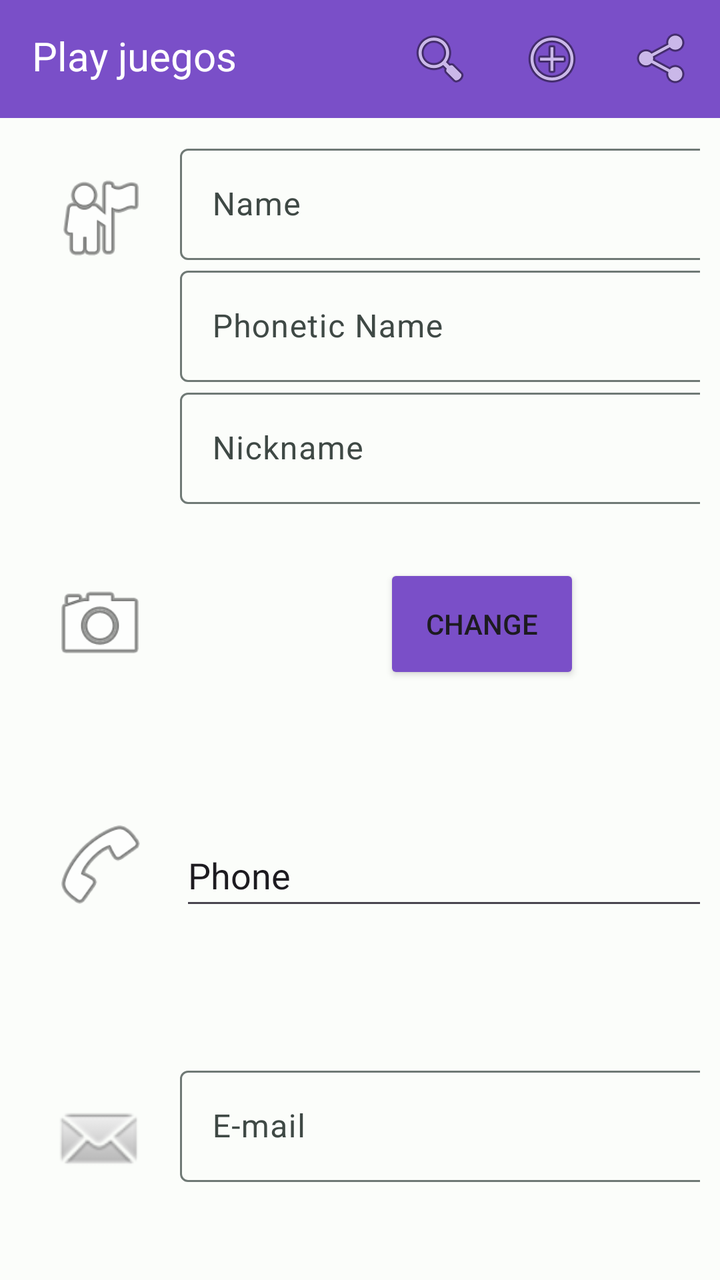
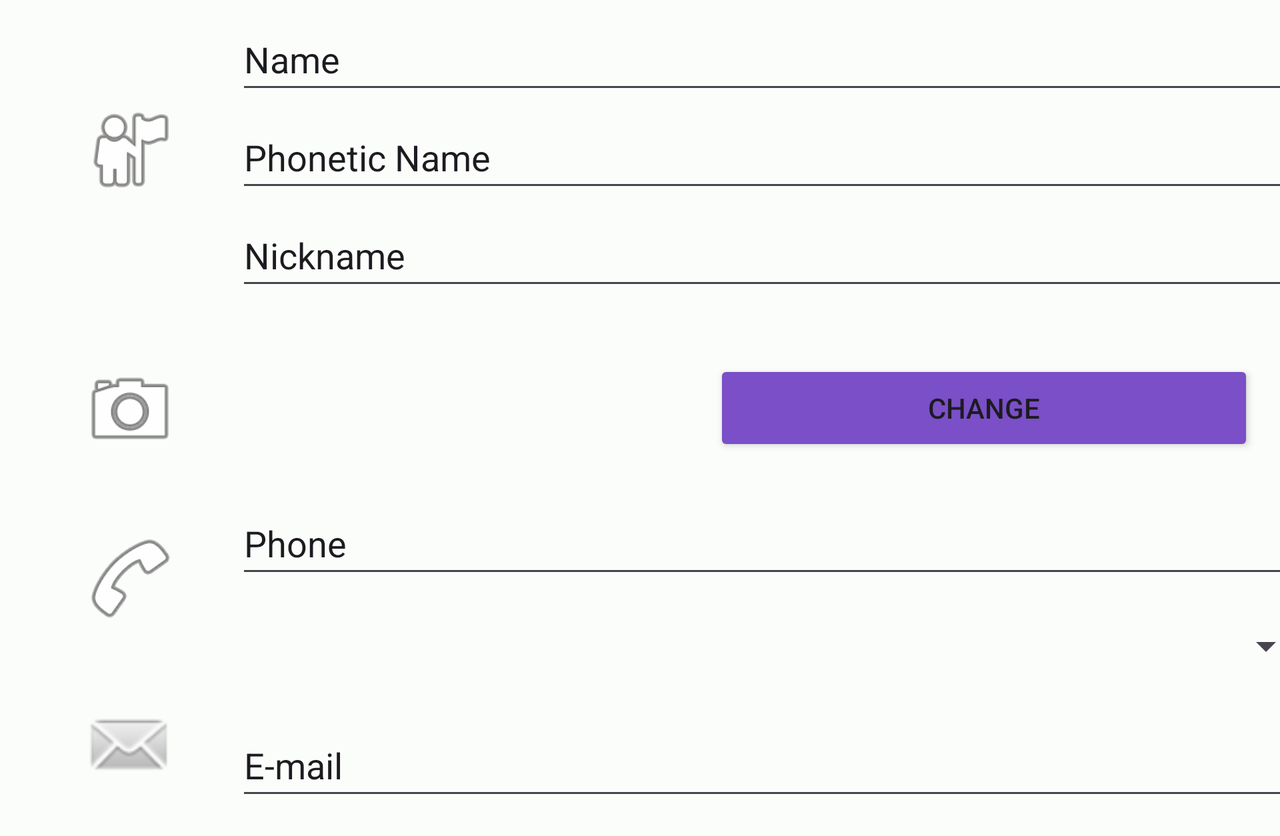

Compare how this app lays out the same screen by default and in its alternative resource folder. The renders come first, then the two layout files and the values they reference.
<!-- AndroidManifest.xml: application theme Base.Theme.Ejercicio1DI -->
<!-- res/layout/activity_new_player.xml -->
<?xml version="1.0" encoding="utf-8"?>
<ScrollView xmlns:android="http://schemas.android.com/apk/res/android"
    xmlns:app="http://schemas.android.com/apk/res-auto"
    xmlns:tools="http://schemas.android.com/tools"
    android:layout_width="match_parent"
    android:layout_height="match_parent"
    android:layout_weight="1"
    android:contentDescription="@android:string/copyUrl"
    >


    <TableLayout
        android:layout_width="match_parent"
        android:layout_height="wrap_content">

        <TableRow>

            <androidx.appcompat.widget.Toolbar
                android:id="@+id/toolbar"
                android:layout_width="0dp"
                android:layout_height="59dp"
                android:layout_weight="@integer/material_motion_duration_long_2"
                android:background="@color/ColorBoton"
                android:minHeight="40dp">

                <TextView
                    android:layout_width="150dp"
                    android:layout_height="30dp"
                    android:text="Play juegos"
                    android:textSize="20dp"
                    android:textColor="@color/white">
                </TextView>

                <ImageButton
                    android:id="@+id/imageButton7"
                    android:layout_width="wrap_content"
                    android:layout_height="wrap_content"
                    android:layout_gravity="right"
                    android:backgroundTint="#00FFFFFF"
                    app:srcCompat="@android:drawable/ic_menu_share" />

                <ImageButton
                    android:id="@+id/imageButton8"
                    android:layout_width="wrap_content"
                    android:layout_height="wrap_content"
                    android:layout_gravity="right"
                    android:backgroundTint="#00FFFFFF"
                    app:srcCompat="@android:drawable/ic_menu_add" />

                <ImageButton
                    android:id="@+id/imageButton9"
                    android:layout_width="wrap_content"
                    android:layout_height="wrap_content"
                    android:layout_gravity="right"
                    android:backgroundTint="#00FFFFFF"
                    app:srcCompat="@android:drawable/ic_menu_search" />
            </androidx.appcompat.widget.Toolbar>




        </TableRow>
        <TableRow
            android:layout_width="match_parent"
            android:layout_height="wrap_content"
            android:layout_marginTop="10dp"
            android:layout_marginBottom="10dp"
            android:layout_marginLeft="10dp"
            android:layout_marginRight="10dp">

            <ImageView
                android:id="@+id/imageView"
                android:layout_width="50dp"
                android:layout_height="50dp"
                android:scrollbarTrackVertical="@android:drawable/ic_menu_compass"
                android:src="@android:drawable/ic_menu_myplaces"
                android:layout_margin="15dp"/>

            <LinearLayout
                android:layout_width="match_parent"
                android:layout_height="wrap_content"
                android:orientation="vertical">

                <com.google.android.material.textfield.TextInputLayout
                    android:layout_width="match_parent"
                    android:layout_height="wrap_content">

                    <com.google.android.material.textfield.TextInputEditText
                        android:id="@+id/editTextText4"
                        android:layout_width="match_parent"
                        android:layout_height="wrap_content"
                        android:hint="@string/name"
                        android:inputType="text" />

                </com.google.android.material.textfield.TextInputLayout>

                <com.google.android.material.textfield.TextInputLayout
                    android:layout_width="match_parent"
                    android:layout_height="wrap_content">

                    <com.google.android.material.textfield.TextInputEditText
                        android:id="@+id/editTextText5"
                        android:layout_width="match_parent"
                        android:layout_height="wrap_content"
                        android:hint="@string/phonetic_name"
                        android:inputType="text" />

                </com.google.android.material.textfield.TextInputLayout>

                <com.google.android.material.textfield.TextInputLayout
                    android:layout_width="match_parent"
                    android:layout_height="wrap_content">

                    <com.google.android.material.textfield.TextInputEditText
                        android:id="@+id/editTextText6"
                        android:layout_width="match_parent"
                        android:layout_height="wrap_content"
                        android:hint="@string/nickname"
                        android:inputType="text" />

                </com.google.android.material.textfield.TextInputLayout>

            </LinearLayout>

        </TableRow>

        <TableRow
            android:layout_width="211dp"
            android:layout_height="match_parent"
            android:layout_marginLeft="10dp"
            android:layout_marginRight="10dp"
            android:layout_marginBottom="10dp"
            android:layout_marginTop="10dp">

            <ImageView
                android:id="@+id/imageView6"
                android:layout_width="48dp"
                android:layout_height="50dp"
                android:layout_margin="15dp"
                app:srcCompat="@android:drawable/ic_menu_camera" />

            <ImageView
                android:id="@+id/imageView3"
                android:layout_width="wrap_content"
                android:layout_height="100dp"
                android:layout_weight="1"
                app:srcCompat="@mipmap/ic_launcher_round" />

            <androidx.appcompat.widget.AppCompatButton
                android:id="@+id/button5"
                style="@style/EstiloBoton"
                android:layout_width="98dp"
                android:layout_height="60dp"
                android:layout_marginLeft="10dp"
                android:layout_marginTop="10dp"
                android:layout_marginRight="60dp"
                android:text="@string/CHANGE" />
        </TableRow>

        <TableRow
            android:layout_width="match_parent"
            android:layout_height="match_parent"
            android:layout_marginBottom="10dp"
            android:layout_marginLeft="10dp"
            android:layout_marginRight="10dp"
            android:layout_marginTop="10dp">

            <ImageView
                android:id="@+id/imageView7"
                android:layout_width="48dp"
                android:layout_height="50dp"
                android:layout_margin="15dp"
                app:srcCompat="@android:drawable/ic_menu_call" />

            <LinearLayout
                android:layout_width="wrap_content"
                android:layout_height="wrap_content"
                android:orientation="vertical">
            <EditText
                android:id="@+id/telefono"
                android:layout_width="310dp"
                android:layout_height="48dp"
                android:layout_marginTop="20dp"
                android:ems="10"
                android:inputType="text"
                android:text="@string/Phone" />

                <Spinner
                    android:id="@+id/spinner3"
                    android:layout_width="match_parent"
                    android:layout_height="50dp" />


            </LinearLayout>


        </TableRow>

        <TableRow
            android:layout_width="match_parent"
            android:layout_height="match_parent"
            android:layout_marginBottom="10dp"
            android:layout_marginLeft="10dp"
            android:layout_marginRight="10dp"
            android:layout_marginTop="10dp">

            <ImageView
                android:id="@+id/imageView11"
                android:layout_width="48dp"
                android:layout_height="50dp"
                android:layout_margin="15dp"
                app:srcCompat="@android:drawable/sym_action_email" />

            <com.google.android.material.textfield.TextInputLayout
                android:layout_width="match_parent"
                android:layout_height="wrap_content">

                <com.google.android.material.textfield.TextInputEditText
                    android:id="@+id/editTextText8"
                    android:layout_width="match_parent"
                    android:layout_height="wrap_content"
                    android:hint="@string/Email"
                    android:inputType="text" />

            </com.google.android.material.textfield.TextInputLayout>
        </TableRow>
    </TableLayout>
</ScrollView>
<!-- resources referenced by this layout -->
<resources>
  <color name="ColorBoton">#7A4FC8</color>
  <color name="white">#FFFFFFFF</color>
  <string name="CHANGE">Change</string>
  <string name="Email">E-mail</string>
  <string name="Phone">Phone</string>
  <string name="name">Name</string>
  <string name="nickname">Nickname</string>
  <string name="phonetic_name">Phonetic Name</string>
  <style name="EstiloBoton">
          <item name="backgroundTint">@color/ColorBoton</item>
      </style>
  <color name="md_theme_light_primary">#006B56</color>
  <color name="md_theme_light_onPrimary">#FFFFFF</color>
  <color name="md_theme_light_primaryContainer">#79F9D4</color>
  <color name="md_theme_light_onPrimaryContainer">#002018</color>
  <color name="md_theme_light_secondary">#4B635B</color>
  <color name="md_theme_light_onSecondary">#FFFFFF</color>
  <color name="md_theme_light_secondaryContainer">#CEE9DD</color>
  <color name="md_theme_light_onSecondaryContainer">#072019</color>
  <color name="md_theme_light_tertiary">#416276</color>
  <color name="md_theme_light_onTertiary">#FFFFFF</color>
  <color name="md_theme_light_tertiaryContainer">#C4E7FF</color>
  <color name="md_theme_light_onTertiaryContainer">#001E2C</color>
  <color name="md_theme_light_error">#BA1A1A</color>
  <color name="md_theme_light_errorContainer">#FFDAD6</color>
  <color name="md_theme_light_onError">#FFFFFF</color>
  <color name="md_theme_light_onErrorContainer">#410002</color>
  <color name="md_theme_light_background">#FBFDFA</color>
  <color name="md_theme_light_onBackground">#191C1B</color>
  <color name="md_theme_light_surface">#FBFDFA</color>
  <color name="md_theme_light_onSurface">#191C1B</color>
  <color name="md_theme_light_surfaceVariant">#DBE5DF</color>
  <color name="md_theme_light_onSurfaceVariant">#3F4945</color>
  <color name="md_theme_light_outline">#6F7975</color>
  <color name="md_theme_light_inverseOnSurface">#EFF1EE</color>
  <color name="md_theme_light_inverseSurface">#2E312F</color>
  <color name="md_theme_light_inversePrimary">#5ADCB9</color>
</resources>
<!-- res/layout-land/activity_new_player.xml (the repository's variant of the layout above) -->
<!-- drawn on the phone turned sideways -->
<?xml version="1.0" encoding="utf-8"?>
<ScrollView xmlns:android="http://schemas.android.com/apk/res/android"
    xmlns:app="http://schemas.android.com/apk/res-auto"
    xmlns:tools="http://schemas.android.com/tools"
    android:id="@+id/scrollView2"
    android:layout_width="match_parent"
    android:layout_height="match_parent"
    android:layout_weight="1"
    android:contentDescription="@string/app_name"
    >

    <androidx.constraintlayout.widget.ConstraintLayout
        android:layout_width="match_parent"
        android:layout_height="match_parent"
        android:layout_weight="1"
        android:contentDescription="@string/app_name">



        <ImageView
            android:id="@+id/imageView9"
            android:layout_width="50dp"
            android:layout_height="50dp"
            android:layout_marginStart="40dp"
            android:layout_marginTop="50dp"
            android:src="@android:drawable/ic_menu_myplaces"
            app:layout_constraintStart_toStartOf="parent"
            app:layout_constraintTop_toTopOf="parent" />

        <ImageView
            android:id="@+id/imageView10"
            android:layout_width="50dp"
            android:layout_height="50dp"
            android:layout_marginStart="40dp"
            android:layout_marginTop="80dp"
            android:src="@android:drawable/ic_menu_camera"
            app:layout_constraintBottom_toTopOf="@+id/imageView12"
            app:layout_constraintStart_toStartOf="parent"
            app:layout_constraintTop_toBottomOf="@+id/imageView9" />

        <ImageView
            android:id="@+id/imageView12"
            android:layout_width="50dp"
            android:layout_height="50dp"
            android:layout_marginStart="40dp"
            android:layout_marginTop="34dp"
            app:layout_constraintBottom_toTopOf="@+id/imageView13"
            app:layout_constraintStart_toStartOf="parent"
            app:layout_constraintTop_toBottomOf="@+id/imageView10"
            app:srcCompat="@android:drawable/ic_menu_call" />

        <ImageView
            android:id="@+id/imageView13"
            android:layout_width="50dp"
            android:layout_height="50dp"
            android:layout_marginStart="40dp"
            android:layout_marginTop="34dp"
            android:layout_marginBottom="20dp"
            app:layout_constraintBottom_toBottomOf="parent"
            app:layout_constraintStart_toStartOf="parent"
            app:layout_constraintTop_toBottomOf="@+id/imageView12"
            app:srcCompat="@android:drawable/sym_action_email" />

        <ImageView
            android:id="@+id/imageView14"
            android:layout_width="166dp"
            android:layout_height="66dp"
            android:layout_marginStart="76dp"
            android:layout_marginTop="20dp"
            app:layout_constraintStart_toEndOf="@+id/imageView10"
            app:layout_constraintTop_toBottomOf="@+id/editTextText10"
            app:srcCompat="@mipmap/ic_launcher_round" />

        <androidx.appcompat.widget.AppCompatButton
            android:id="@+id/button6"
            style="@style/EstiloBoton"
            android:layout_width="270dp"
            android:layout_height="48dp"
            android:layout_marginStart="25dp"
            android:layout_marginTop="30dp"
            android:text="Change"

            app:layout_constraintStart_toEndOf="@+id/imageView14"
            app:layout_constraintTop_toBottomOf="@+id/editTextText10" />

        <EditText
            android:id="@+id/editTextText3"
            android:layout_width="539dp"
            android:layout_height="48dp"
            android:layout_marginStart="28dp"
            android:layout_marginTop="4dp"
            android:ems="10"
            android:inputType="text"
            android:text="Name"
            app:layout_constraintStart_toEndOf="@+id/imageView9"
            app:layout_constraintTop_toTopOf="parent" />

        <EditText
            android:id="@+id/editTextText9"
            android:layout_width="539dp"
            android:layout_height="48dp"
            android:layout_marginStart="28dp"
            android:layout_marginTop="1dp"
            android:ems="10"
            android:inputType="text"
            android:text="@string/phonetic_name"
            app:layout_constraintStart_toEndOf="@+id/imageView9"
            app:layout_constraintTop_toBottomOf="@+id/editTextText3" />

        <EditText
            android:id="@+id/editTextText10"
            android:layout_width="539dp"
            android:layout_height="48dp"
            android:layout_marginStart="28dp"
            android:layout_marginTop="1dp"
            android:ems="10"
            android:inputType="text"
            android:text="@string/nickname"
            app:layout_constraintStart_toEndOf="@+id/imageView9"
            app:layout_constraintTop_toBottomOf="@+id/editTextText9" />

        <EditText
            android:id="@+id/editTextText"
            android:layout_width="539dp"
            android:layout_height="48dp"
            android:layout_marginStart="28dp"
            android:layout_marginTop="10dp"
            android:ems="10"
            android:inputType="text"
            android:text="@string/Phone"
            app:layout_constraintStart_toEndOf="@+id/imageView12"
            app:layout_constraintTop_toBottomOf="@+id/imageView14" />

        <Spinner
            android:id="@+id/spinner"
            android:layout_width="539dp"
            android:layout_height="48dp"
            android:layout_marginStart="28dp"
            android:layout_marginTop="5dp"
            app:layout_constraintStart_toEndOf="@+id/imageView12"
            app:layout_constraintTop_toBottomOf="@+id/editTextText" />

        <EditText
            android:id="@+id/editTextText2"
            android:layout_width="539dp"
            android:layout_height="48dp"
            android:layout_marginStart="28dp"
            android:layout_marginTop="10dp"
            android:ems="10"
            android:inputType="text"
            android:text="@string/Email"
            app:layout_constraintStart_toEndOf="@+id/imageView13"
            app:layout_constraintTop_toBottomOf="@+id/spinner" />
    </androidx.constraintlayout.widget.ConstraintLayout>

    </ScrollView>
<!-- resources referenced by the variant -->
<!-- as the phone turned sideways resolves them -->
<resources>
  <string name="Email">E-mail</string>
  <string name="Phone">Phone</string>
  <string name="app_name">Ejercicio1DI</string>
  <string name="nickname">Nickname</string>
  <string name="phonetic_name">Phonetic Name</string>
  <style name="EstiloBoton">
          <item name="backgroundTint">@color/ColorBoton</item>
      </style>
  <color name="ColorBoton">#7A4FC8</color>
  <color name="md_theme_light_primary">#006B56</color>
  <color name="md_theme_light_onPrimary">#FFFFFF</color>
  <color name="md_theme_light_primaryContainer">#79F9D4</color>
  <color name="md_theme_light_onPrimaryContainer">#002018</color>
  <color name="md_theme_light_secondary">#4B635B</color>
  <color name="md_theme_light_onSecondary">#FFFFFF</color>
  <color name="md_theme_light_secondaryContainer">#CEE9DD</color>
  <color name="md_theme_light_onSecondaryContainer">#072019</color>
  <color name="md_theme_light_tertiary">#416276</color>
  <color name="md_theme_light_onTertiary">#FFFFFF</color>
  <color name="md_theme_light_tertiaryContainer">#C4E7FF</color>
  <color name="md_theme_light_onTertiaryContainer">#001E2C</color>
  <color name="md_theme_light_error">#BA1A1A</color>
  <color name="md_theme_light_errorContainer">#FFDAD6</color>
  <color name="md_theme_light_onError">#FFFFFF</color>
  <color name="md_theme_light_onErrorContainer">#410002</color>
  <color name="md_theme_light_background">#FBFDFA</color>
  <color name="md_theme_light_onBackground">#191C1B</color>
  <color name="md_theme_light_surface">#FBFDFA</color>
  <color name="md_theme_light_onSurface">#191C1B</color>
  <color name="md_theme_light_surfaceVariant">#DBE5DF</color>
  <color name="md_theme_light_onSurfaceVariant">#3F4945</color>
  <color name="md_theme_light_outline">#6F7975</color>
  <color name="md_theme_light_inverseOnSurface">#EFF1EE</color>
  <color name="md_theme_light_inverseSurface">#2E312F</color>
  <color name="md_theme_light_inversePrimary">#5ADCB9</color>
</resources>
